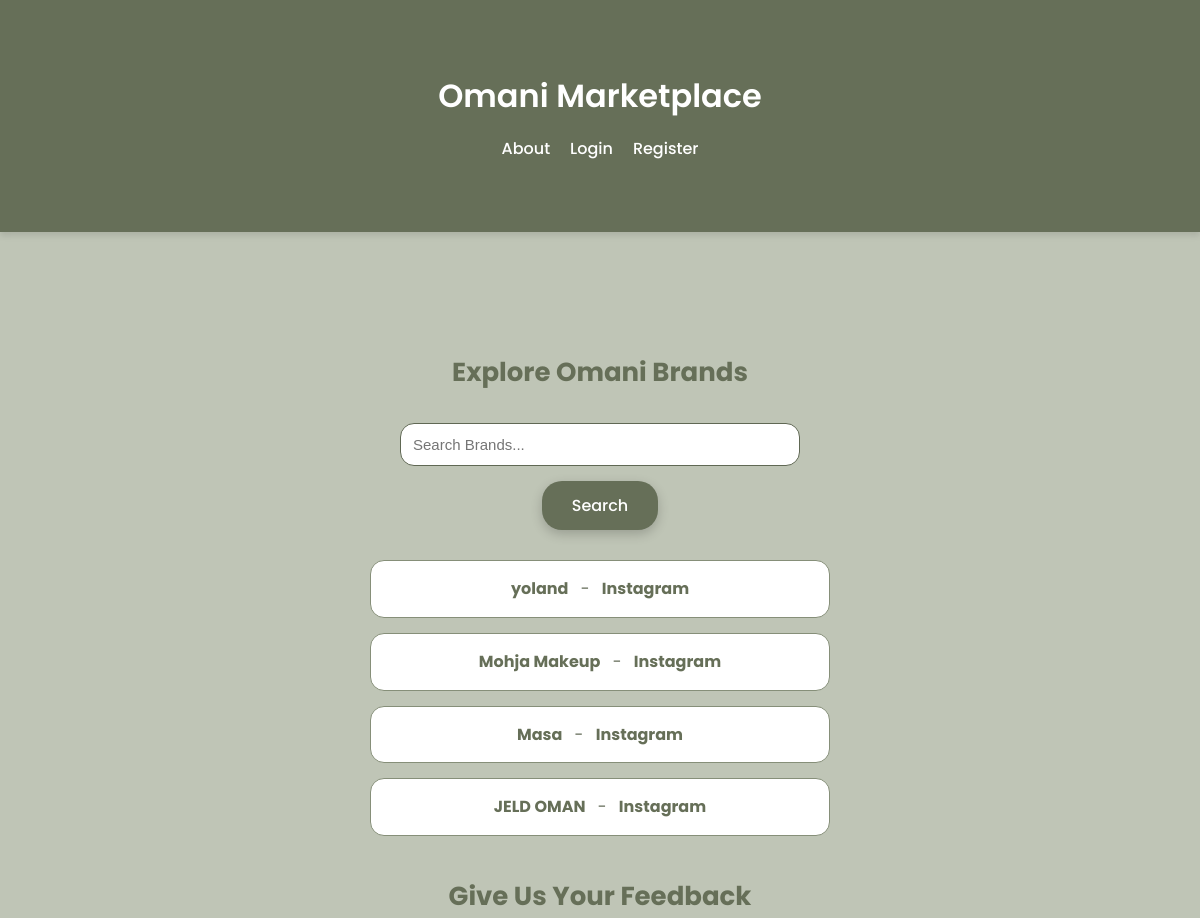
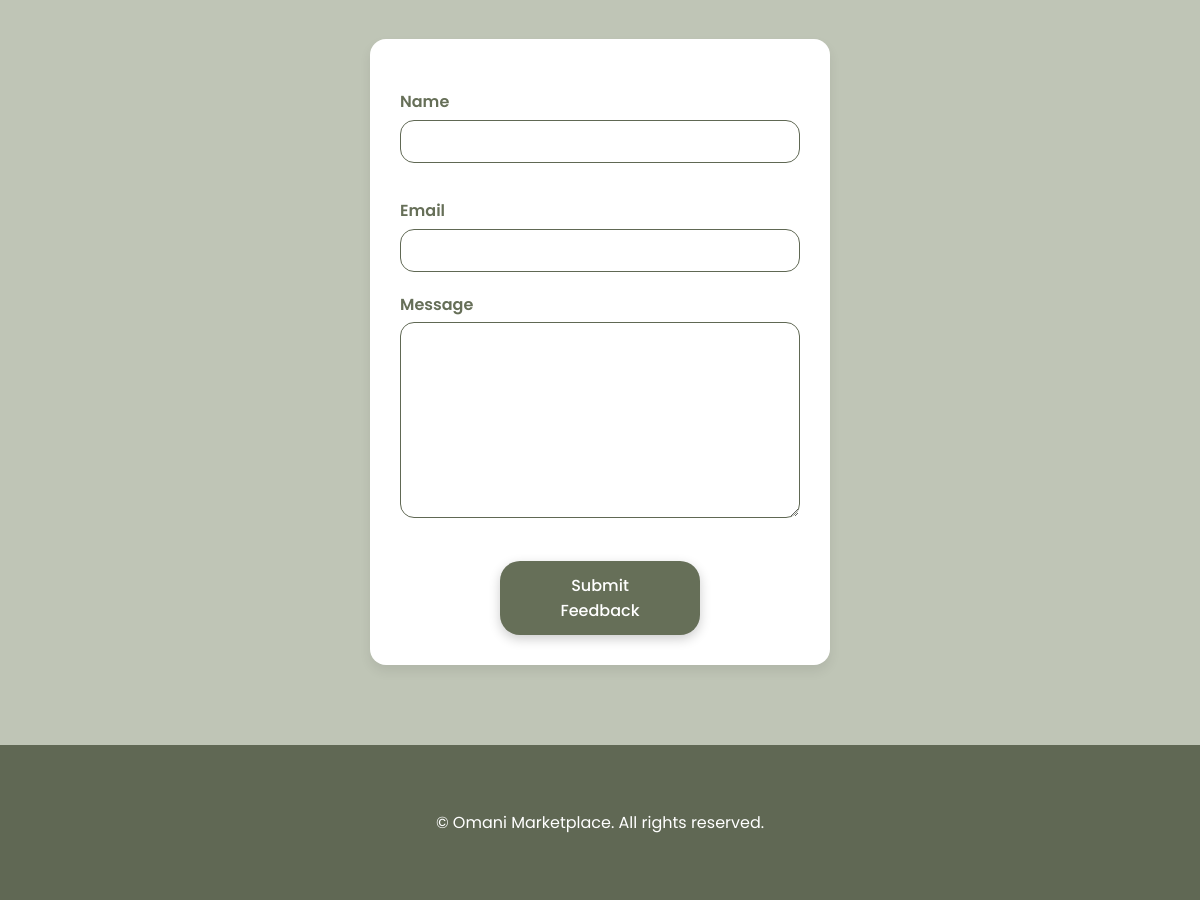
The page / on the database its author committed (2 pictures, top to bottom).
### core/models.py (models this page shows, shortened)
class Brand(models.Model):
    user = models.OneToOneField(User, on_delete=models.CASCADE, null=True, blank=True)
    name = models.CharField(max_length=100)
    description = models.TextField()
    instagram_url = models.URLField(blank=True)
    logo = models.ImageField(upload_to='brand_logos/', blank=True)

### core/views.py (the view)
# urls.py: path('', views.home, name='home'),
def home(request):
    query = request.GET.get('q', '')
    if query:
        brands = Brand.objects.filter(name__icontains=query)
    else:
        brands = Brand.objects.all()
    if request.method == 'POST':
        feedback_form = FeedbackForm(request.POST)
        if feedback_form.is_valid():
            feedback_form.save()  # Save the feedback to the database
            return redirect('home')  # Redirect to the home page after submission
    else:
        feedback_form = FeedbackForm()
    return render(request, 'index.html', {
        'brands': brands,
        'query': query,
        'form': feedback_form,
    })

### core/forms.py
class FeedbackForm(forms.ModelForm):
    class Meta:
        model = Feedback
        fields = ['name', 'email', 'message']

### core/templates/index.html (shortened to what this page needs)
{% extends "base.html" %}
{% load static %}
{% block content %}
<div class="container">
    <h2>Explore Omani Brands</h2>
    <form method="GET" class="search-form">
        <input type="text" name="q" placeholder="Search Brands..." value="{{ query }}">
        <button type="submit">Search</button>
    </form>
    <ul class="brand-list">
        {% for brand in brands %}
            <li>
                <a class="brand-name" href="{% url 'brand_profile' brand.id %}">{{ brand.name }}</a> -
                <a class="brand-instagram" href="{{ brand.instagram_url }}" target="_blank">Instagram</a>
            </li>
        {% empty %}
            <li>No brands found.</li>
        {% endfor %}
    </ul>
    <h2>Give Us Your Feedback</h2>
    <div class="feedback-form">
        <form method="POST">
            {% for field in form %}
                <div>
                    <label for="{{ field.id_for_label }}">{{ field.label }}</label>
                    {{ field }}
                </div>
            {% endfor %}
            <button type="submit">Submit Feedback</button>
        </form>
    </div>
</div>
{% endblock %}

### core/static/css/styles.css (style rules this page uses)
* { margin: 0; padding: 0; box-sizing: border-box; }
body { font-family: 'Poppins', sans-serif; background-color: #BFC5B6; color: #606854; line-height: 1.6; display: flex; flex-direction: column; min-height: 100vh; }
.container { max-width: 900px; margin: 0 auto; padding: 40px 20px; text-align: center; }
main h2 { color: #666F58; margin: 40px 0 20px; font-size: 26px; }
form { margin-top: 20px; }
input[type="text"], textarea, select { padding: 12px; width: 100%; max-width: 400px; border: 1px solid #606854; border-radius: 14px; background-color: #fff; color: #606854; font-size: 15px; margin-bottom: 15px; }
button, .logout-btn { background-color: #666F58; color: white; border: none; padding: 12px 30px; font-family: 'Poppins', sans-serif; font-size: 16px; font-weight: 500; border-radius: 20px; cursor: pointer; transition: all 0.3s ease; box-shadow: 0 4px 12px rgba(0, 0, 0, 0.2); }
.search-form { margin: 30px 0; }
.brand-list { list-style: none; padding: 0; margin-top: 30px; }
.brand-list li { background-color: white; border: 1px solid #868F79; padding: 15px 20px; margin-bottom: 15px; border-radius: 14px; transition: transform 0.3s ease; }
.brand-list a { color: #666F58; text-decoration: none; margin: 0 8px; }
.brand-name { font-weight: 700; color: #666F58; text-decoration: none; }
.brand-instagram { font-weight: 700; color: #606854; text-decoration: none; }
.feedback-form { margin-top: 40px; background-color: #fff; padding: 30px; border-radius: 16px; max-width: 600px; margin-left: auto; margin-right: auto; box-shadow: 0 6px 12px rgba(0, 0, 0, 0.08); text-align: left; }
.feedback-form form { display: flex; flex-direction: column; gap: 20px; }
.feedback-form label { font-weight: 600; color: #666F58; margin-bottom: 5px; display: block; }
.feedback-form input[type="text"], .feedback-form input[type="email"], .feedback-form textarea, .feedback-form select { padding: 12px; width: 100%; border: 1px solid #606854; border-radius: 14px; background-color: #fff; color: #606854; font-size: 15px; resize: vertical; }
.feedback-form button { align-self: center; width: 200px; }

### rows shown on the page
Brand: name "yoland"
Brand: name "Mohja Makeup"
Brand: name "Masa"
Brand: name "JELD OMAN"

### other values the page prints
{{ field.label }} "Name" "Email" "Message"
